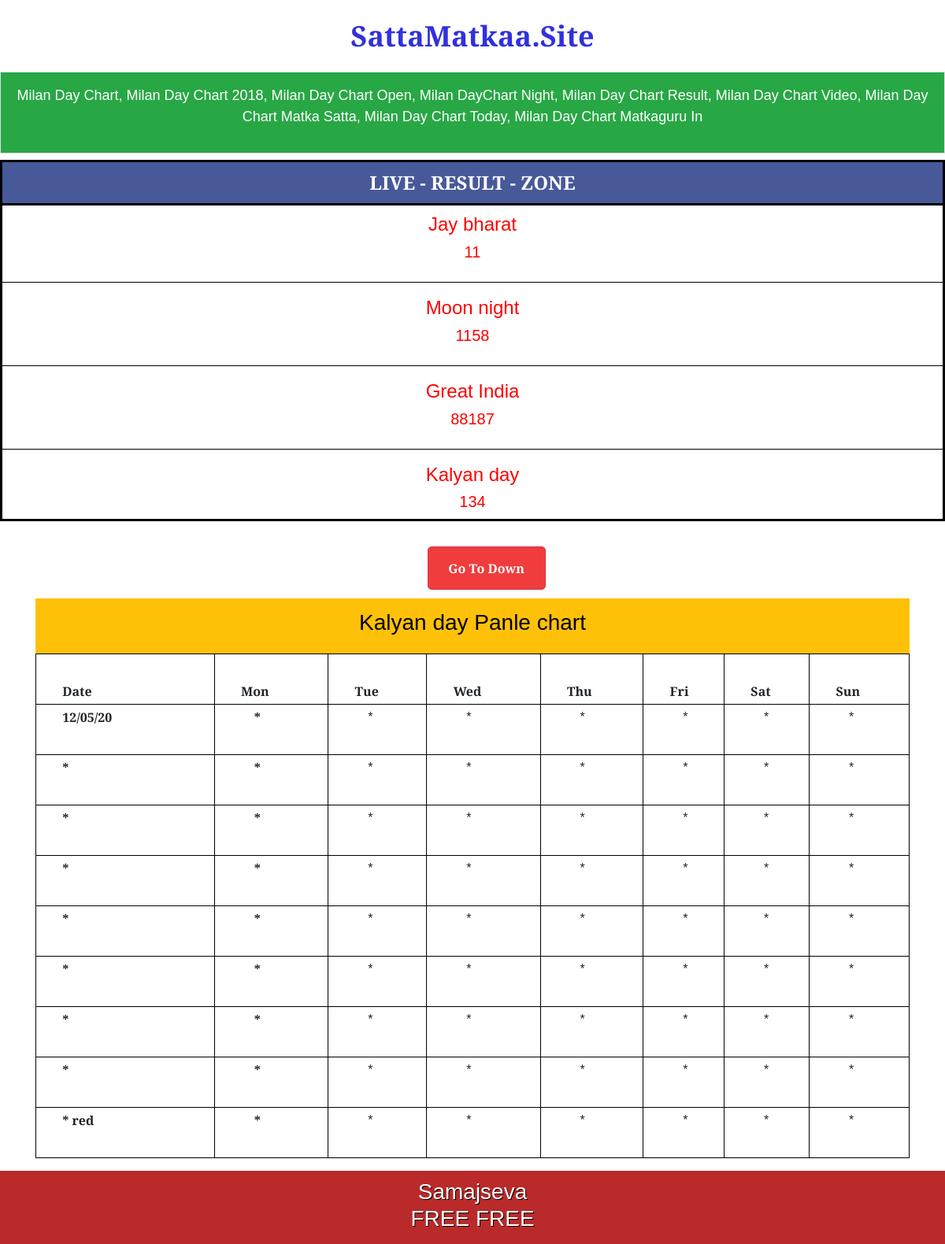
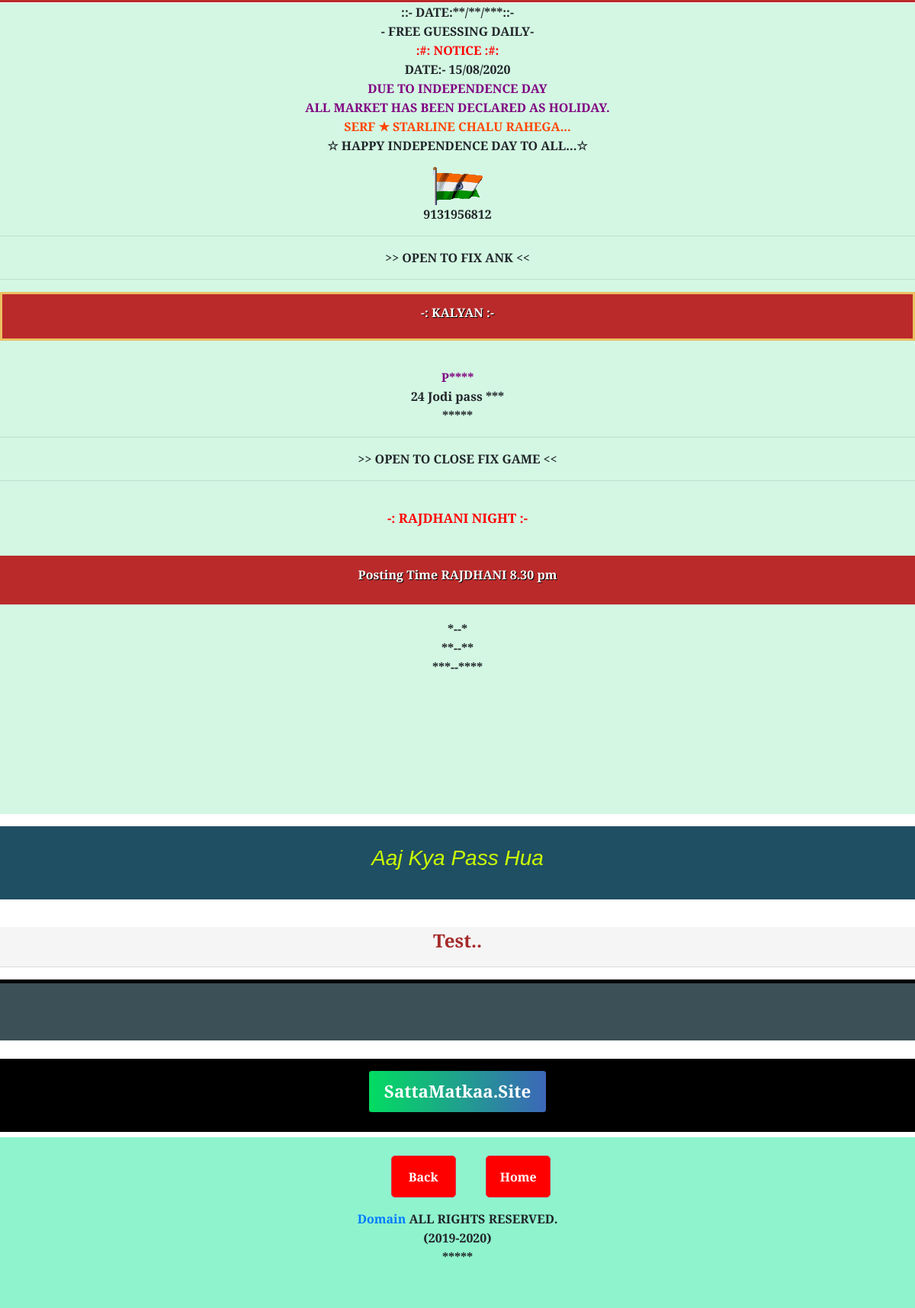
/panelmilan, run on the app's committed database (2 pictures, top to bottom).
### game/models.py (models this page shows)
class points(models.Model):
    Jay_bharat = models.CharField(max_length=100,default="*")
    Moon_night = models.CharField(max_length=100,default="*")
    Great_India = models.CharField(max_length=100,default="*")
    Kalyan_day = models.CharField(max_length=100,default="*")

class Kalyan_day_panle(models.Model):
    Date = models.CharField(max_length=100,default="*")
    Sun = models.CharField(max_length=100,default="*")
    Mon = models.CharField(max_length=100,default="*")
    Tue = models.CharField(max_length=100,default="*")
    Wed = models.CharField(max_length=100,default="*")
    Thu = models.CharField(max_length=100,default="*")
    Fri = models.CharField(max_length=100,default="*")
    Sat = models.CharField(max_length=100,default="*")

### game/views.py (the view)
# urls.py: path("panelmilan", views.panelmilan, name= 'panelmilan'),
def panelmilan(request):
    panelmilan_objects = Kalyan_day_panle.objects.all()
    all_objects = points.objects.all()
    context = {'all_objects': all_objects, 'panelmilan_objects':panelmilan_objects}
    return render(request, 'panelmilan.html',context)

### templates/panelmilan.html (shortened to what this page needs)
{% load static %}
<!doctype html>
<html lang="en">
<head>
    <link rel="stylesheet" href="https://stackpath.bootstrapcdn.com/bootstrap/4.5.2/css/bootstrap.min.css"
>
    <link rel="stylesheet" href="{% static 'css/stlye.css' %}">
</head>
<body>
    <center>
        <a href="/" class="namehref">
            <h1 class="textColor my-4">SattaMatkaa.Site</h1>
        </a>
    </center>
    <div class="container-flude firstdivpara">
        <center>
            <p>Milan Day Chart, Milan Day Chart 2018, Milan Day Chart Open, Milan DayChart Night, Milan Day Chart Result, Milan Day Chart Video, Milan Day Chart Matka Satta, Milan Day Chart Today, Milan Day Chart Matkaguru In
        </center>
    </div>
    <div class="live my-2">
        <h4 class="livegame"><span class="cercal spinner-grow">*</span> LIVE - RESULT - ZONE </h4>
        <div class="firstName">
            <h4>Jay bharat</h4>
            <h5>{{all_objects.0.Jay_bharat}}</h5>
        </div>
        <hr class="gamehr">
        <div class="firstName">
            <h4>Moon night</h4>
            <h5>{{all_objects.0.Moon_night}}</h5>
        </div>
        <hr class="gamehr">
        <div class="firstName">
            <h4>Great India</h4>
            <h5>{{all_objects.0.Great_India}}</h5>
        </div>
        <hr class="gamehr">
        <div class="firstName">
            <h4>Kalyan day</h4>
            <h5>{{all_objects.0.Kalyan_day}}</h5>
        </div>
    </div>
    <div class="text-center">
        <a href="#bottombutton"> <button type="button" class="btn btn-danger button2">Go To Down</button></a>
    </div>
<div class="container">
    <div class="mainbharath">
        <h3>
            Kalyan day Panle chart
        </h3>
    </div>
   <table class="table table-bordered">
        <thead>
            <tr>
                <th scope="col" style="padding-left: 3%;">Date</th>
                <th scope="col" style="padding-left: 3%;">Mon</th>
                <th scope="col" style="padding-left: 3%;">Tue</th>
                <th scope="col" style="padding-left: 3%;">Wed</th>
                <th scope="col" style="padding-left: 3%;">Thu</th>
                <th scope="col" style="padding-left: 3%;">Fri</th>
                <th scope="col" style="padding-left: 3%;">Sat</th>
                <th scope="col" style="padding-left: 3%;">Sun</th>
            </tr>
        </thead>
        <tbody>
            <tr>
                <th scope="row" style="padding-left: 3%; padding-right: 0%;">{{panelmilan_objects.0.Date}}</th>
                <th scope="row" style="padding-left: 4.5%; padding-right: 0%;">{{panelmilan_objects.0.Mon}}</th>
                <td style="padding-left: 4.5%;">{{panelmilan_objects.0.Tue}}</td>
                <td style="padding-left: 4.5%;">{{panelmilan_objects.0.Wed}}</td>
                <td style="padding-left: 4.5%;">{{panelmilan_objects.0.Thu}}</td>
                <td style="padding-left: 4.5%;">{{panelmilan_objects.0.Fri}}</td>
                <td style="padding-left: 4.5%;">{{panelmilan_objects.0.Sat}}</td>
                <td style="padding-left: 4.5%;">{{panelmilan_objects.0.Sun}}</td>
            </tr>
            <tr>
                <th scope="row" style="padding-left: 3%; padding-right: 0%;">{{panelmilan_objects.1.Date}}</th>
                <th scope="row" style="padding-left: 4.5%; padding-right: 0%;">{{panelmilan_objects.1.Mon}}</th>
                <td style="padding-left: 4.5%;">{{panelmilan_objects.1.Tue}}</td>
                <td style="padding-left: 4.5%;">{{panelmilan_objects.1.Wed}}</td>
                <td style="padding-left: 4.5%;">{{panelmilan_objects.1.Thu}}</td>
                <td style="padding-left: 4.5%;">{{panelmilan_objects.1.Fri}}</td>
                <td style="padding-left: 4.5%;">{{panelmilan_objects.1.Sat}}</td>
                <td style="padding-left: 4.5%;">{{panelmilan_objects.1.Sun}}</td>
            </tr>
            <tr>
                <th scope="row" style="padding-left: 3%; padding-right: 0%;">{{panelmilan_objects.2.Date}}</th>
                <th scope="row" style="padding-left: 4.5%; padding-right: 0%;">{{panelmilan_objects.2.Mon}}</th>
                <td style="padding-left: 4.5%;">{{panelmilan_objects.2.Tue}}</td>
                <td style="padding-left: 4.5%;">{{panelmilan_objects.2.Wed}}</td>
                <td style="padding-left: 4.5%;">{{panelmilan_objects.2.Thu}}</td>
                <td style="padding-left: 4.5%;">{{panelmilan_objects.2.Fri}}</td>
                <td style="padding-left: 4.5%;">{{panelmilan_objects.2.Sat}}</td>
                <td style="padding-left: 4.5%;">{{panelmilan_objects.2.Sun}}</td>
            </tr>
            <tr>
                <th scope="row" style="padding-left: 3%; padding-right: 0%;">{{panelmilan_objects.3.Date}}</th>
                <th scope="row" style="padding-left: 4.5%; padding-right: 0%;">{{panelmilan_objects.3.Mon}}</th>
                <td style="padding-left: 4.5%;">{{panelmilan_objects.3.Tue}}</td>
                <td style="padding-left: 4.5%;">{{panelmilan_objects.3.Wed}}</td>
                <td style="padding-left: 4.5%;">{{panelmilan_objects.3.Thu}}</td>
                <td style="padding-left: 4.5%;">{{panelmilan_objects.3.Fri}}</td>
                <td style="padding-left: 4.5%;">{{panelmilan_objects.3.Sat}}</td>
                <td style="padding-left: 4.5%;">{{panelmilan_objects.3.Sun}}</td>
            </tr>
            <tr>
                <th scope="row" style="padding-left: 3%; padding-right: 0%;">{{panelmilan_objects.4.Date}}</th>
                <th scope="row" style="padding-left: 4.5%; padding-right: 0%;">{{panelmilan_objects.4.Mon}}</th>
                <td style="padding-left: 4.5%;">{{panelmilan_objects.4.Tue}}</td>
                <td style="padding-left: 4.5%;">{{panelmilan_objects.4.Wed}}</td>
                <td style="padding-left: 4.5%;">{{panelmilan_objects.4.Thu}}</td>
                <td style="padding-left: 4.5%;">{{panelmilan_objects.4.Fri}}</td>
                <td style="padding-left: 4.5%;">{{panelmilan_objects.4.Sat}}</td>
                <td style="padding-left: 4.5%;">{{panelmilan_objects.4.Sun}}</td>
            </tr>
            <tr>
                <th scope="row" style="padding-left: 3%; padding-right: 0%;">{{panelmilan_objects.5.Date}}</th>
                <th scope="row" style="padding-left: 4.5%; padding-right: 0%;">{{panelmilan_objects.5.Mon}}</th>
                <td style="padding-left: 4.5%;">{{panelmilan_objects.5.Tue}}</td>
                <td style="padding-left: 4.5%;">{{panelmilan_objects.5.Wed}}</td>
                <td style="padding-left: 4.5%;">{{panelmilan_objects.5.Thu}}</td>
                <td style="padding-left: 4.5%;">{{panelmilan_objects.5.Fri}}</td>
                <td style="padding-left: 4.5%;">{{panelmilan_objects.5.Sat}}</td>
                <td style="padding-left: 4.5%;">{{panelmilan_objects.5.Sun}}</td>
            </tr>
            <tr>
                <th scope="row" style="padding-left: 3%; padding-right: 0%;">{{panelmilan_objects.6.Date}}</th>
                <th scope="row" style="padding-left: 4.5%; padding-right: 0%;">{{panelmilan_objects.6.Mon}}</th>
                <td style="padding-left: 4.5%;">{{panelmilan_objects.6.Tue}}</td>
                <td style="padding-left: 4.5%;">{{panelmilan_objects.6.Wed}}</td>
                <td style="padding-left: 4.5%;">{{panelmilan_objects.6.Thu}}</td>
                <td style="padding-left: 4.5%;">{{panelmilan_objects.6.Fri}}</td>
                <td style="padding-left: 4.5%;">{{panelmilan_objects.6.Sat}}</td>
                <td style="padding-left: 4.5%;">{{panelmilan_objects.6.Sun}}</td>
            </tr>
            <tr>
                <th scope="row" style="padding-left: 3%; padding-right: 0%;">{{panelmilan_objects.7.Date}}</th>
                <th scope="row" style="padding-left: 4.5%; padding-right: 0%;">{{panelmilan_objects.7.Mon}}</th>
                <td style="padding-left: 4.5%;">{{panelmilan_objects.7.Tue}}</td>
                <td style="padding-left: 4.5%;">{{panelmilan_objects.7.Wed}}</td>
                <td style="padding-left: 4.5%;">{{panelmilan_objects.7.Thu}}</td>
                <td style="padding-left: 4.5%;">{{panelmilan_objects.7.Fri}}</td>
                <td style="padding-left: 4.5%;">{{panelmilan_objects.7.Sat}}</td>
                <td style="padding-left: 4.5%;">{{panelmilan_objects.7.Sun}}</td>
            </tr>
            <tr>
                <th scope="row" style="padding-left: 3%; padding-right: 0%;">{{panelmilan_objects.8.Date}}</th>
                <th scope="row" style="padding-left: 4.5%; padding-right: 0%;">{{panelmilan_objects.8.Mon}}</th>
                <td style="padding-left: 4.5%;">{{panelmilan_objects.8.Tue}}</td>
                <td style="padding-left: 4.5%;">{{panelmilan_objects.8.Wed}}</td>
                <td style="padding-left: 4.5%;">{{panelmilan_objects.8.Thu}}</td>
                <td style="padding-left: 4.5%;">{{panelmilan_objects.8.Fri}}</td>
                <td style="padding-left: 4.5%;">{{panelmilan_objects.8.Sat}}</td>
                <td style="padding-left: 4.5%;">{{panelmilan_objects.8.Sun}}</td>
            </tr>
        </tbody>
    </table>
</div>
    <div class="samajseva">
        <h3>Samajseva <br>
            FREE FREE</h3>
    </div>
    <div class="container-flude maindate my-3">
        <p class="text-center blackbold" style="margin-top: -15px;">::- DATE:**/**/***::-</p>
        <p class="text-center blackbold" style="margin-top: -15px;">- FREE GUESSING DAILY-</p>
        <p class="text-center redbold" style="margin-top: -15px;"> :#: NOTICE :#:</p>
        <p class="text-center blackbold" style="margin-top: -15px;"> DATE:- 15/08/2020</p>
        <p class="text-center perperbold" style="margin-top: -15px;"> DUE TO INDEPENDENCE DAY</p>
        <p class="text-center perperbold" style="margin-top: -15px;">ALL MARKET HAS BEEN DECLARED AS HOLIDAY.</p>
        <p class="text-center orangebold" style="margin-top: -15px;">SERF ★ STARLINE CHALU RAHEGA...</p>
        <p class="text-center blackbold" style="margin-top: -15px;">☆ HAPPY INDEPENDENCE DAY TO ALL...☆</p>
        <center><img src="/static/img/indiac.gif" alt="India"></center>
        <p class="text-center blackbold">9131956812</p>
        <hr>
        <p class="text-center blackbold"> >> OPEN TO FIX ANK << </p>
                <hr>
                <div class="container-flude my-3 kalyan">
                    <p class="whitebold">-: KALYAN :-</p>
                </div>
                <div class="container-flude jodi">
                    <p class="text-center perperbold" style="margin-top: -15px;">P****</p>
                    <p class="text-center blackbold" style="margin-top: -15px;">24 Jodi pass ***</p>
                    <p class="text-center blackbold" style="margin-top: -15px;">***** </p>
                </div>
                <hr>
                <p class="text-center blackbold">>> OPEN TO CLOSE FIX GAME << </p>
                        <hr>
                        <p class="nightpara">-: RAJDHANI NIGHT :-</p>
                        <div class="posting">
                            Posting Time RAJDHANI 8.30 pm
                        </div>
                        <div class="container-flude jodi">
                            <p class="text-center blackbold" style="margin-top: -15px;">*--*</p>
                            <p class="text-center blackbold" style="margin-top: -15px;">**--**</p>
                            <p class="text-center blackbold" style="margin-top: -15px;">***--****</p>
                        </div>
    </div>
    <div class="pass">
        <h3>Aaj Kya Pass Hua</h3>
    </div>
    <div class="test">
        Test..
        <hr>
    </div>
    <div class="empty">
    </div>
    <div class="saatasite">
        <button class="refrash"><a href="/" class="rehref" id="bottombutton"> SattaMatkaa.Site </a></button>
    </div>
    <footer>
        <div class="footer text-center">
            <button type="button" class="btn btn-danger button">Back</button>
            <a href="/"> <button type="button" class="btn btn-danger button">Home</button> <br></a>
            <p class="blackbold my-3"><a href="/" style="padding-right: 4px;">Domain</a>ALL RIGHTS RESERVED.</p>
            <p style="margin-top: -15px;" class="blackbold">(2019-2020)</p>
            <p style="margin-top: -15px;" class="blackbold">*****</p>
        </div>
    </footer>
</body>
</html>

### data on the page
points: Jay_bharat "11", Moon_night "1158", Great_India "88187", Kalyan_day "134"
Kalyan_day_panle: Date "12/05/20", Mon "*", Tue "*", Wed "*", Thu "*", Fri "*", Sat "*", Sun "*"
Kalyan_day_panle: Date "*", Mon "*", Tue "*", Wed "*", Thu "*", Fri "*", Sat "*", Sun "*"
Kalyan_day_panle: Date "*", Mon "*", Tue "*", Wed "*", Thu "*", Fri "*", Sat "*", Sun "*"
Kalyan_day_panle: Date "*", Mon "*", Tue "*", Wed "*", Thu "*", Fri "*", Sat "*", Sun "*"
Kalyan_day_panle: Date "*", Mon "*", Tue "*", Wed "*", Thu "*", Fri "*", Sat "*", Sun "*"
Kalyan_day_panle: Date "*", Mon "*", Tue "*", Wed "*", Thu "*", Fri "*", Sat "*", Sun "*"
Kalyan_day_panle: Date "*", Mon "*", Tue "*", Wed "*", Thu "*", Fri "*", Sat "*", Sun "*"
Kalyan_day_panle: Date "*", Mon "*", Tue "*", Wed "*", Thu "*", Fri "*", Sat "*", Sun "*"
Kalyan_day_panle: Date "* red", Mon "*", Tue "*", Wed "*", Thu "*", Fri "*", Sat "*", Sun "*"
